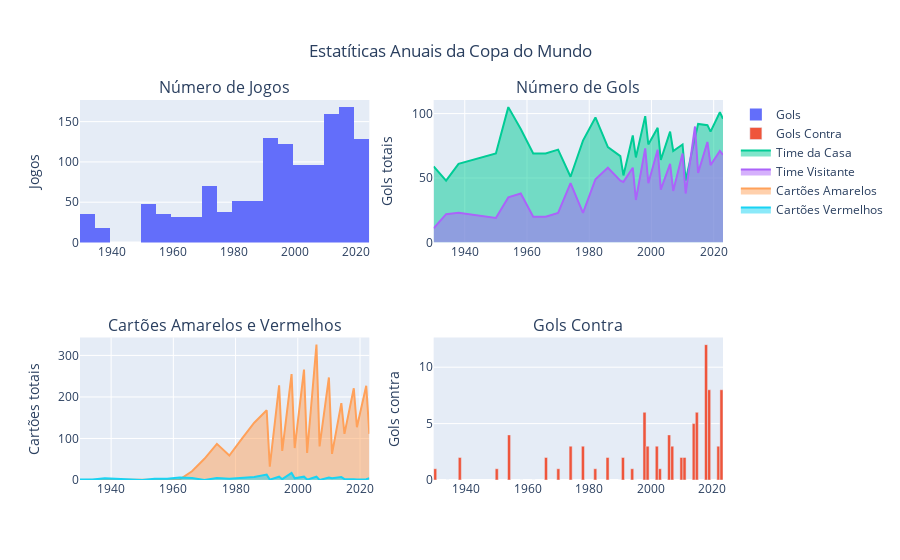

Notebook source saved alongside this figure:
### Code cell
### Solução com Plotly

from plotly.subplots import make_subplots

titles = ("Número de Jogos", "Número de Gols", "Cartões Amarelos e Vermelhos", "Gols Contra")

fig = make_subplots(2, 2, start_cell="top-left", subplot_titles=titles)


# Criando histograma do número de jogos por ano
fig.append_trace(
    po.Histogram(x=jogos_ano, name="Gols"), row=1, col=1
)

# Criando gráfico com o número de gols contra por ano
fig.append_trace(
    po.Bar(x=gols_contra["ano"], y=gols_contra["gols_cotra"], name="Gols Contra",
           marker=dict(color=1, coloraxis="coloraxis")
           ), row=2, col=2
)

# Criando gráfico de área com gols por ano
fig.append_trace(
    po.Scatter(x=gols_casa["ano"], y=gols_casa["gols"], fill="tozeroy", name="Time da Casa"), row=1, col=2
)
fig.append_trace(
    po.Scatter(x=gols_visitante["ano"], y=gols_visitante["gols"], fill="tozeroy", name="Time Visitante"), row=1, col=2
)

# Criando gráfico de área com o número de cartões por ano
fig.append_trace(
    po.Scatter(x=cartoes["ano"], y=cartoes["cartoes_amarelos"], fill="tozeroy", name="Cartões Amarelos"), row=2, col=1
)
fig.append_trace(
    po.Scatter(x=cartoes["ano"], y=cartoes["cartoes_vermelhos"], fill="tozeroy", name="Cartões Vermelhos"), row=2, col=1
)

# Colocando legendas dos exos das ordenadas
fig.update_yaxes(title_text="Jogos", row=1, col=1)
fig.update_yaxes(title_text="Gols totais", row=1, col=2)
fig.update_yaxes(title_text="Cartões totais", row=2, col=1)
fig.update_yaxes(title_text="Gols contra", row=2, col=2)

fig.update_layout(title={
    "text" : "Estatíticas Anuais da Copa do Mundo",
    "x" : 0.5,
    "y" : 0.92
})

fig.show()

### Figure 1 — Plotly figure (JSON) as saved in the notebook; plotly's stock layout.template omitted (floating-point values rounded to 4 significant figures; data arrays with more than 128 entries replaced by an {"elided": "..."} marker saying what was removed)
{"data": [{"name": "Gols", "type": "histogram", "x": {"elided": "1312 int values"}, "xaxis": "x", "yaxis": "y"}, {"marker": {"color": 1, "coloraxis": "coloraxis"}, "name": "Gols Contra", "type": "bar", "x": [1930, 1934, 1938, 1950, 1954, 1958, 1962, 1966, 1970, 1974, 1978, 1982, 1986, 1990, 1991, 1994, 1995, 1998, 1999, 2002, 2003, 2006, 2007, 2010, 2011, 2014, 2015, 2018, 2019, 2022, 2023], "xaxis": "x4", "y": [1, 0, 2, 1, 4, 0, 0, 2, 1, 3, 3, 1, 2, 0, 2, 1, 0, 6, 3, 3, 1, 4, 3, 2, 2, 5, 6, 12, 8, 3, 8], "yaxis": "y4"}, {"fill": "tozeroy", "name": "Time da Casa", "type": "scatter", "x": [1930, 1934, 1938, 1950, 1954, 1958, 1962, 1966, 1970, 1974, 1978, 1982, 1986, 1990, 1991, 1994, 1995, 1998, 1999, 2002, 2003, 2006, 2007, 2010, 2011, 2014, 2015, 2018, 2019, 2022, 2023], "xaxis": "x2", "y": [59, 48, 61, 69, 105, 88, 69, 69, 72, 51, 79, 97, 74, 67, 52, 83, 66, 98, 76, 89, 64, 86, 71, 76, 48, 81, 92, 91, 86, 101, 96], "yaxis": "y2"}, {"fill": "tozeroy", "name": "Time Visitante", "type": "scatter", "x": [1930, 1934, 1938, 1950, 1954, 1958, 1962, 1966, 1970, 1974, 1978, 1982, 1986, 1990, 1991, 1994, 1995, 1998, 1999, 2002, 2003, 2006, 2007, 2010, 2011, 2014, 2015, 2018, 2019, 2022, 2023], "xaxis": "x2", "y": [11, 22, 23, 19, 35, 38, 20, 20, 23, 46, 23, 49, 58, 48, 47, 58, 33, 73, 46, 72, 41, 61, 40, 69, 38, 90, 54, 78, 60, 71, 68], "yaxis": "y2"}, {"fill": "tozeroy", "name": "Cartões Amarelos", "type": "scatter", "x": [1930, 1934, 1938, 1950, 1954, 1958, 1962, 1966, 1970, 1974, 1978, 1982, 1986, 1990, 1991, 1994, 1995, 1998, 1999, 2002, 2003, 2006, 2007, 2010, 2011, 2014, 2015, 2018, 2019, 2022, 2023], "xaxis": "x3", "y": [0, 0, 0, 1, 0, 0, 1, 21, 51, 87, 59, 99, 138, 168, 32, 228, 70, 255, 77, 266, 65, 326, 81, 247, 63, 185, 111, 221, 127, 227, 111], "yaxis": "y3"}, {"fill": "tozeroy", "name": "Cartões Vermelhos", "type": "scatter", "x": [1930, 1934, 1938, 1950, 1954, 1958, 1962, 1966, 1970, 1974, 1978, 1982, 1986, 1990, 1991, 1994, 1995, 1998, 1999, 2002, 2003, 2006, 2007, 2010, 2011, 2014, 2015, 2018, 2019, 2022, 2023], "xaxis": "x3", "y": [1, 1, 4, 0, 3, 3, 6, 5, 0, 5, 3, 5, 7, 13, 1, 8, 2, 17, 4, 8, 1, 8, 0, 6, 4, 7, 2, 2, 1, 2, 4], "yaxis": "y3"}], "layout": {"annotations": [{"font": {"size": 16}, "showarrow": false, "text": "Número de Jogos", "x": 0.225, "xanchor": "center", "xref": "paper", "y": 1, "yanchor": "bottom", "yref": "paper"}, {"font": {"size": 16}, "showarrow": false, "text": "Número de Gols", "x": 0.775, "xanchor": "center", "xref": "paper", "y": 1, "yanchor": "bottom", "yref": "paper"}, {"font": {"size": 16}, "showarrow": false, "text": "Cartões Amarelos e Vermelhos", "x": 0.225, "xanchor": "center", "xref": "paper", "y": 0.375, "yanchor": "bottom", "yref": "paper"}, {"font": {"size": 16}, "showarrow": false, "text": "Gols Contra", "x": 0.775, "xanchor": "center", "xref": "paper", "y": 0.375, "yanchor": "bottom", "yref": "paper"}], "title": {"text": "Estatíticas Anuais da Copa do Mundo", "x": 0.5, "y": 0.92}, "xaxis": {"anchor": "y", "domain": [0, 0.45]}, "xaxis2": {"anchor": "y2", "domain": [0.55, 1]}, "xaxis3": {"anchor": "y3", "domain": [0, 0.45]}, "xaxis4": {"anchor": "y4", "domain": [0.55, 1]}, "yaxis": {"anchor": "x", "domain": [0.625, 1], "title": {"text": "Jogos"}}, "yaxis2": {"anchor": "x2", "domain": [0.625, 1], "title": {"text": "Gols totais"}}, "yaxis3": {"anchor": "x3", "domain": [0, 0.375], "title": {"text": "Cartões totais"}}, "yaxis4": {"anchor": "x4", "domain": [0, 0.375], "title": {"text": "Gols contra"}}}}
